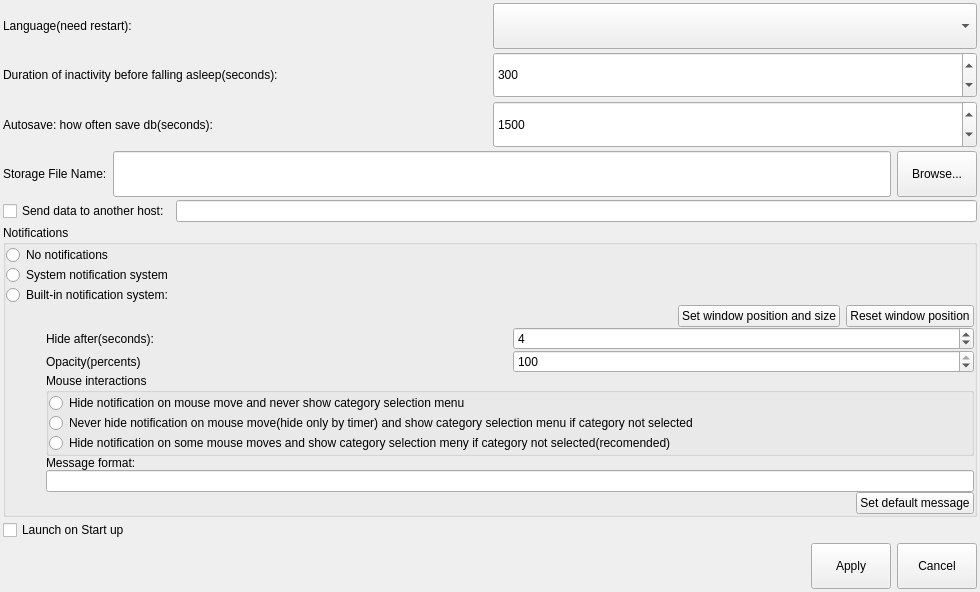
<?xml version="1.0" encoding="UTF-8"?>
<ui version="4.0">
 <class>SettingsWindow</class>
 <widget class="QMainWindow" name="SettingsWindow">
  <property name="geometry">
   <rect>
    <x>0</x>
    <y>0</y>
    <width>980</width>
    <height>592</height>
   </rect>
  </property>
  <property name="sizePolicy">
   <sizepolicy hsizetype="Fixed" vsizetype="Fixed">
    <horstretch>0</horstretch>
    <verstretch>0</verstretch>
   </sizepolicy>
  </property>
  <property name="minimumSize">
   <size>
    <width>100</width>
    <height>100</height>
   </size>
  </property>
  <property name="maximumSize">
   <size>
    <width>2000</width>
    <height>2000</height>
   </size>
  </property>
  <property name="windowTitle">
   <string>Settings</string>
  </property>
  <widget class="QWidget" name="centralWidget">
   <layout class="QVBoxLayout" name="verticalLayout">
    <property name="spacing">
     <number>3</number>
    </property>
    <property name="leftMargin">
     <number>3</number>
    </property>
    <property name="topMargin">
     <number>3</number>
    </property>
    <property name="rightMargin">
     <number>3</number>
    </property>
    <property name="bottomMargin">
     <number>3</number>
    </property>
    <item>
     <layout class="QHBoxLayout" name="horizontalLayout_4">
      <item>
       <widget class="QLabel" name="label_4">
        <property name="text">
         <string>Language(need restart):</string>
        </property>
        <property name="scaledContents">
         <bool>false</bool>
        </property>
       </widget>
      </item>
      <item>
       <widget class="QComboBox" name="comboBoxLanguage">
        <property name="sizePolicy">
         <sizepolicy hsizetype="Preferred" vsizetype="Preferred">
          <horstretch>0</horstretch>
          <verstretch>0</verstretch>
         </sizepolicy>
        </property>
       </widget>
      </item>
     </layout>
    </item>
    <item>
     <layout class="QHBoxLayout" name="horizontalLayout_6">
      <item>
       <widget class="QLabel" name="label_2">
        <property name="text">
         <string>Duration of inactivity before falling asleep(seconds):</string>
        </property>
        <property name="scaledContents">
         <bool>false</bool>
        </property>
       </widget>
      </item>
      <item>
       <widget class="QSpinBox" name="spinBoxIdleDelay">
        <property name="sizePolicy">
         <sizepolicy hsizetype="Minimum" vsizetype="Preferred">
          <horstretch>0</horstretch>
          <verstretch>0</verstretch>
         </sizepolicy>
        </property>
        <property name="minimum">
         <number>60</number>
        </property>
        <property name="maximum">
         <number>3600</number>
        </property>
        <property name="value">
         <number>300</number>
        </property>
       </widget>
      </item>
     </layout>
    </item>
    <item>
     <layout class="QHBoxLayout" name="horizontalLayout_7">
      <item>
       <widget class="QLabel" name="label_3">
        <property name="text">
         <string>Autosave: how often save db(seconds):</string>
        </property>
        <property name="scaledContents">
         <bool>false</bool>
        </property>
       </widget>
      </item>
      <item>
       <widget class="QSpinBox" name="spinBoxAutosaveDelay">
        <property name="sizePolicy">
         <sizepolicy hsizetype="Minimum" vsizetype="Preferred">
          <horstretch>0</horstretch>
          <verstretch>0</verstretch>
         </sizepolicy>
        </property>
        <property name="minimum">
         <number>300</number>
        </property>
        <property name="maximum">
         <number>3600</number>
        </property>
        <property name="value">
         <number>1500</number>
        </property>
       </widget>
      </item>
     </layout>
    </item>
    <item>
     <layout class="QHBoxLayout" name="horizontalLayout">
      <item>
       <widget class="QLabel" name="label_5">
        <property name="sizePolicy">
         <sizepolicy hsizetype="Preferred" vsizetype="Preferred">
          <horstretch>0</horstretch>
          <verstretch>0</verstretch>
         </sizepolicy>
        </property>
        <property name="text">
         <string>Storage File Name:</string>
        </property>
        <property name="scaledContents">
         <bool>false</bool>
        </property>
       </widget>
      </item>
      <item>
       <widget class="QLineEdit" name="lineEditStorageFileName">
        <property name="sizePolicy">
         <sizepolicy hsizetype="Expanding" vsizetype="Preferred">
          <horstretch>0</horstretch>
          <verstretch>0</verstretch>
         </sizepolicy>
        </property>
       </widget>
      </item>
      <item>
       <widget class="QPushButton" name="pushButtonBrowseStorageFileName">
        <property name="sizePolicy">
         <sizepolicy hsizetype="Minimum" vsizetype="Preferred">
          <horstretch>0</horstretch>
          <verstretch>0</verstretch>
         </sizepolicy>
        </property>
        <property name="text">
         <string>Browse...</string>
        </property>
       </widget>
      </item>
     </layout>
    </item>
    <item>
     <layout class="QHBoxLayout" name="horizontalLayout_8">
      <item>
       <widget class="QCheckBox" name="checkBoxClientMode">
        <property name="text">
         <string>Send data to another host:</string>
        </property>
       </widget>
      </item>
      <item>
       <widget class="QLineEdit" name="lineEditClientModeHost"/>
      </item>
     </layout>
    </item>
    <item>
     <widget class="QGroupBox" name="groupBox">
      <property name="sizePolicy">
       <sizepolicy hsizetype="Preferred" vsizetype="Preferred">
        <horstretch>0</horstretch>
        <verstretch>0</verstretch>
       </sizepolicy>
      </property>
      <property name="title">
       <string>Notifications</string>
      </property>
      <layout class="QVBoxLayout" name="verticalLayout_2">
       <property name="spacing">
        <number>0</number>
       </property>
       <property name="leftMargin">
        <number>0</number>
       </property>
       <property name="topMargin">
        <number>0</number>
       </property>
       <property name="rightMargin">
        <number>0</number>
       </property>
       <property name="bottomMargin">
        <number>0</number>
       </property>
       <item>
        <widget class="QRadioButton" name="radioButtonNotif_Off">
         <property name="text">
          <string>No notifications</string>
         </property>
        </widget>
       </item>
       <item>
        <widget class="QRadioButton" name="radioButtonNotif_System">
         <property name="text">
          <string>System notification system</string>
         </property>
        </widget>
       </item>
       <item>
        <widget class="QRadioButton" name="radioButtonNotif_Custom">
         <property name="text">
          <string>Built-in notification system:</string>
         </property>
        </widget>
       </item>
       <item>
        <layout class="QVBoxLayout" name="verticalLayout_3">
         <property name="spacing">
          <number>0</number>
         </property>
         <property name="leftMargin">
          <number>40</number>
         </property>
         <property name="bottomMargin">
          <number>0</number>
         </property>
         <item>
          <layout class="QHBoxLayout" name="horizontalLayout_3">
           <item>
            <spacer name="horizontalSpacer_2">
             <property name="orientation">
              <enum>Qt::Horizontal</enum>
             </property>
             <property name="sizeHint" stdset="0">
              <size>
               <width>40</width>
               <height>20</height>
              </size>
             </property>
            </spacer>
           </item>
           <item>
            <widget class="QPushButton" name="pushButtonSetNotificationWindow">
             <property name="text">
              <string>Set window position and size</string>
             </property>
            </widget>
           </item>
           <item>
            <widget class="QPushButton" name="pushButtonResetNotificationWindow">
             <property name="text">
              <string>Reset window position</string>
             </property>
            </widget>
           </item>
          </layout>
         </item>
         <item>
          <layout class="QHBoxLayout" name="horizontalLayout_9">
           <item>
            <widget class="QLabel" name="label_6">
             <property name="text">
              <string>Hide after(seconds):</string>
             </property>
            </widget>
           </item>
           <item>
            <widget class="QSpinBox" name="spinBoxNotif_Delay">
             <property name="minimum">
              <number>1</number>
             </property>
             <property name="maximum">
              <number>60</number>
             </property>
             <property name="value">
              <number>4</number>
             </property>
            </widget>
           </item>
          </layout>
         </item>
         <item>
          <layout class="QHBoxLayout" name="horizontalLayout_11">
           <item>
            <widget class="QLabel" name="label_8">
             <property name="text">
              <string>Opacity(percents)</string>
             </property>
            </widget>
           </item>
           <item>
            <widget class="QSpinBox" name="spinBoxNotif_Opacity">
             <property name="minimum">
              <number>1</number>
             </property>
             <property name="maximum">
              <number>100</number>
             </property>
             <property name="value">
              <number>100</number>
             </property>
            </widget>
           </item>
          </layout>
         </item>
         <item>
          <widget class="QGroupBox" name="groupBox_2">
           <property name="title">
            <string>Mouse interactions</string>
           </property>
           <layout class="QVBoxLayout" name="verticalLayout_4">
            <property name="spacing">
             <number>0</number>
            </property>
            <property name="leftMargin">
             <number>0</number>
            </property>
            <property name="topMargin">
             <number>0</number>
            </property>
            <property name="rightMargin">
             <number>0</number>
            </property>
            <property name="bottomMargin">
             <number>0</number>
            </property>
            <item>
             <widget class="QRadioButton" name="radioButtonNotif_HideOnMouse1">
              <property name="text">
               <string>Hide notification on mouse move and never show category selection menu</string>
              </property>
             </widget>
            </item>
            <item>
             <widget class="QRadioButton" name="radioButtonNotif_NerverHideOnMouse">
              <property name="text">
               <string>Never hide notification on mouse move(hide only by timer) and show category selection menu if category not selected</string>
              </property>
             </widget>
            </item>
            <item>
             <widget class="QRadioButton" name="radioButtonNotif_HideOnMouse3">
              <property name="text">
               <string>Hide notification on some mouse moves and show category selection meny if category not selected(recomended)</string>
              </property>
             </widget>
            </item>
           </layout>
          </widget>
         </item>
         <item>
          <widget class="QLabel" name="label_9">
           <property name="text">
            <string>Message format:</string>
           </property>
          </widget>
         </item>
         <item>
          <widget class="QLineEdit" name="lineEditNotif_Message"/>
         </item>
         <item>
          <layout class="QHBoxLayout" name="horizontalLayout_12">
           <item>
            <spacer name="horizontalSpacer_3">
             <property name="orientation">
              <enum>Qt::Horizontal</enum>
             </property>
             <property name="sizeHint" stdset="0">
              <size>
               <width>40</width>
               <height>20</height>
              </size>
             </property>
            </spacer>
           </item>
           <item>
            <widget class="QPushButton" name="pushButtonSetDefaultMessage">
             <property name="text">
              <string>Set default message</string>
             </property>
            </widget>
           </item>
          </layout>
         </item>
        </layout>
       </item>
      </layout>
     </widget>
    </item>
    <item>
     <widget class="QCheckBox" name="checkBoxAutorun">
      <property name="enabled">
       <bool>true</bool>
      </property>
      <property name="sizePolicy">
       <sizepolicy hsizetype="Expanding" vsizetype="Fixed">
        <horstretch>0</horstretch>
        <verstretch>0</verstretch>
       </sizepolicy>
      </property>
      <property name="text">
       <string>Launch on Start up</string>
      </property>
     </widget>
    </item>
    <item>
     <layout class="QHBoxLayout" name="horizontalLayout_2">
      <item>
       <spacer name="horizontalSpacer">
        <property name="orientation">
         <enum>Qt::Horizontal</enum>
        </property>
        <property name="sizeHint" stdset="0">
         <size>
          <width>40</width>
          <height>20</height>
         </size>
        </property>
       </spacer>
      </item>
      <item>
       <widget class="QPushButton" name="pushButtonApply">
        <property name="sizePolicy">
         <sizepolicy hsizetype="Preferred" vsizetype="Preferred">
          <horstretch>0</horstretch>
          <verstretch>0</verstretch>
         </sizepolicy>
        </property>
        <property name="text">
         <string>Apply</string>
        </property>
       </widget>
      </item>
      <item>
       <widget class="QPushButton" name="pushButtonCancel">
        <property name="sizePolicy">
         <sizepolicy hsizetype="Preferred" vsizetype="Preferred">
          <horstretch>0</horstretch>
          <verstretch>0</verstretch>
         </sizepolicy>
        </property>
        <property name="text">
         <string>Cancel</string>
        </property>
       </widget>
      </item>
     </layout>
    </item>
   </layout>
  </widget>
 </widget>
 <layoutdefault spacing="6" margin="11"/>
 <resources/>
 <connections/>
</ui>
